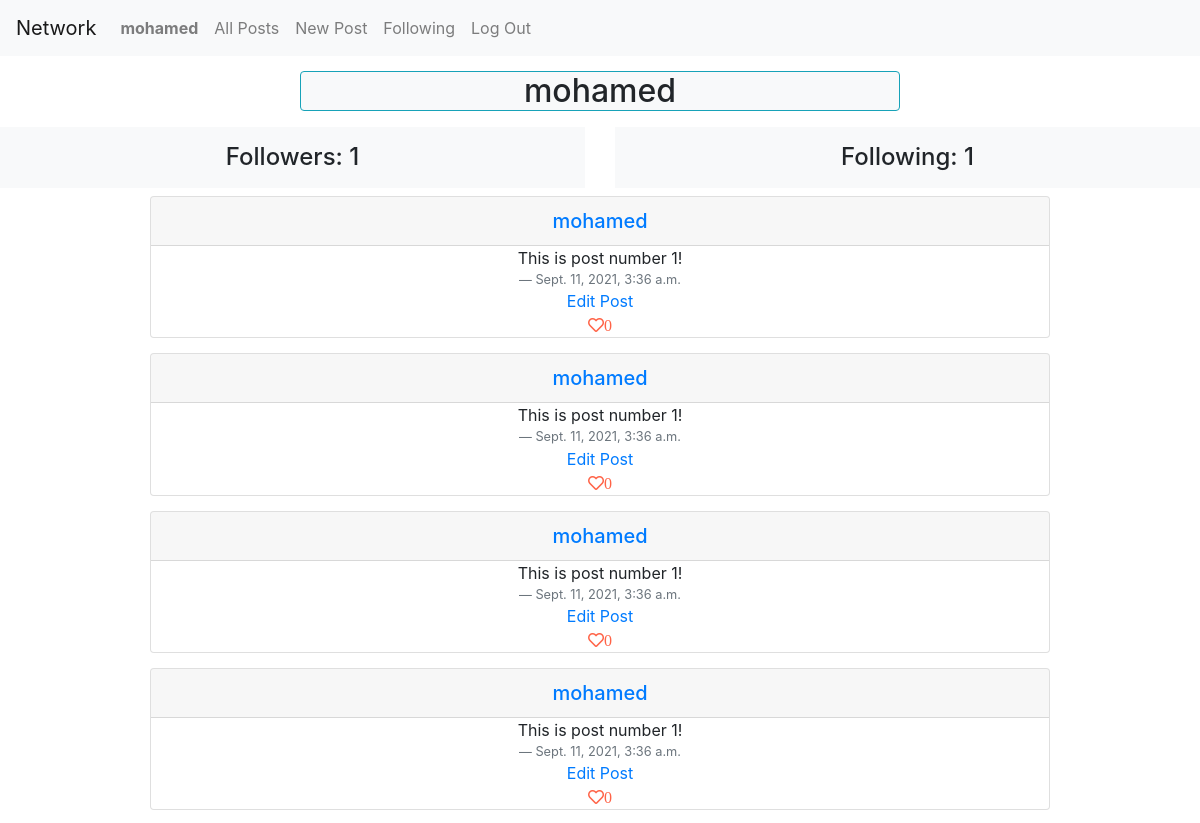
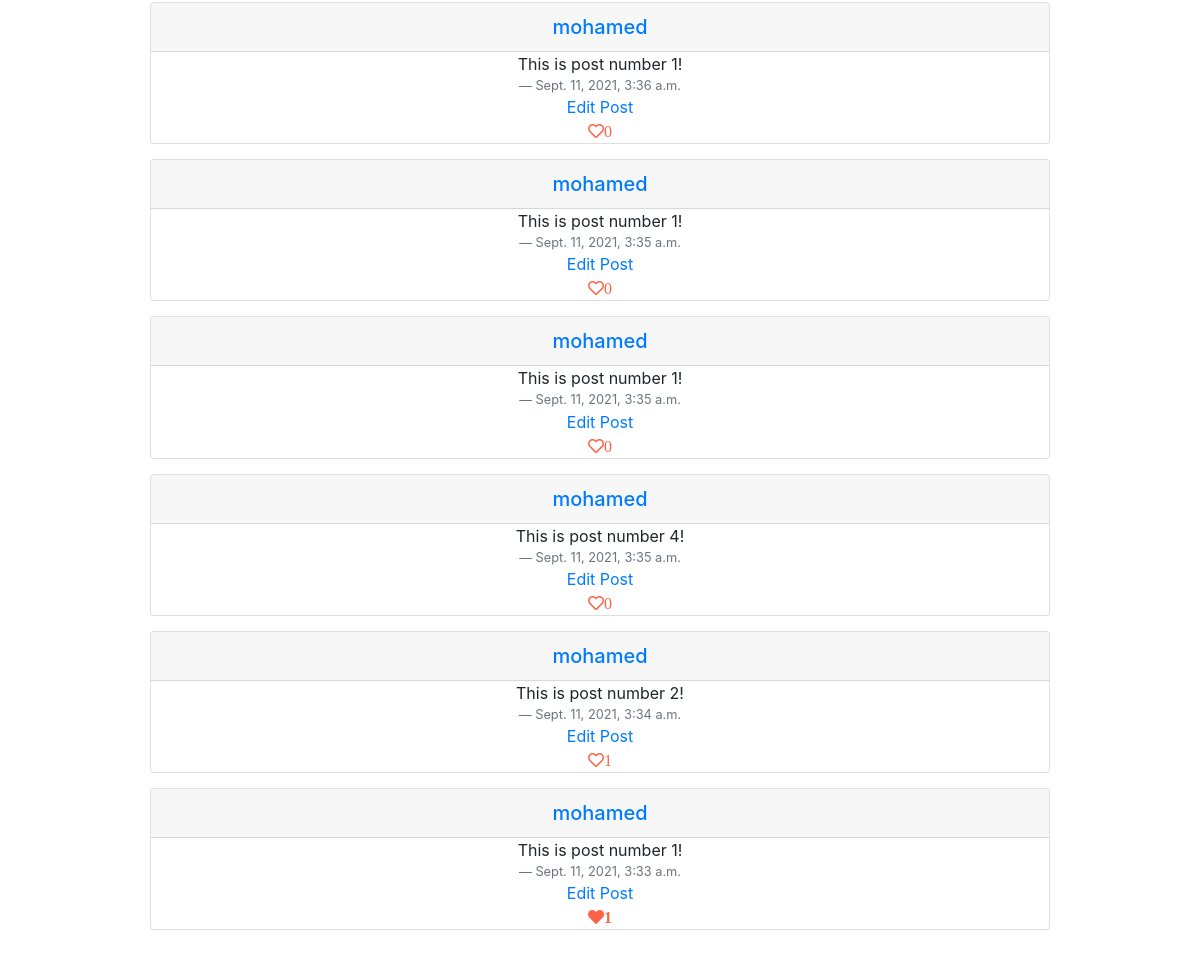
The app's page /3 (signed in) with its own data (2 pictures, top to bottom).
### network/models.py (models this page shows)
class User(AbstractUser):
    pass

class Post(models.Model):
    text = models.CharField(max_length=400)
    author = models.ForeignKey('User', on_delete=models.CASCADE, related_name='posts')
    timestamp = timestamp = models.DateTimeField(default=datetime.now)
    likes = models.ManyToManyField('User', default=None, blank=True, related_name='postLikes')
    @property
    def getLikesCount(self):
        return self.likes.count()

### network/views.py (the view)
# urls.py: path("<int:user_id>", views.viewProfile, name="viewProfile"),
def viewProfile(req, user_id):
    if not User.objects.filter(id = req.user.id).exists():
        return redirect('register')
    profile = User.objects.get(id = user_id)
    followedUser, _ = Following.objects.get_or_create(user=profile)
    followingBool = req.user in followedUser.followers.all()
    followersNum = followedUser.followers.count()
    followingNum = profile.following.count()
    post = Post.objects.filter(author=profile).order_by("-timestamp")
    paginator = Paginator(post, 10)
    pageNum = req.GET.get("page", 1)
    posts = paginator.get_page(pageNum)
    return render(req, "network/profile.html", {  # html..................
        "username": profile,
        "following": followingBool,
        "followersNum": followersNum,
        "followingNum": followingNum,
        "posts": posts,
        "numOfPages": range(posts.paginator.num_pages),
        "currentPage": pageNum
    })

### network/templates/network/profile.html (shortened to what this page needs)
{% extends "network/postsLayout.html" %}
{% block inside %}
<div style="display: grid; place-items: center; ">
        <h2 class="card bg-light border-info mb-3 w-50" style="text-align: center; margin-top: 15px;">{{ username }}</h2>
</div>
<div class="row gx-5">
    <span class="col gx-5" style="align-content: center;">
    <h4 class="p-3 border-info bg-light" style="text-align: center;">Followers: {{followersNum}}</h4>
    </span>
    <span class="col gx-5" style="align-content: center;">
    <h4 class="p-3 border-info bg-light" style="text-align: center;">Following: {{followingNum}}</h4>
    </span>
</div>
{% endblock %}

### network/templates/network/postsLayout.html (shortened to what this page needs)
{% extends "network/layout.html" %}
{% load static %}
{% block body %}
{%block inside%}
{%endblock%}
<div id="allPostsDiv">
    {% for post in posts %}
    <div style="margin-bottom: 15px; display: grid; place-items: center; ">
    <div class="card text-center w-75"  data-post_id="{{ post.id }}">
        <h5 class="card-header"><a href="{% url 'viewProfile' post.author.id %}">{{post.author.username}}</a></h5>
        <div class="card-text" id="textDiv" >{{post.text}}</div>
        <div class="blockquote-footer">{{post.timestamp}}</div>
        {% if post.author == request.user %}
        <a href="" class="editLink card-link"> Edit Post </a>
        {% endif %}
        <span>
        {% if request.user.is_authenticated %}
            {% if request.user in post.likes.all %}
                <a style="cursor: pointer; color: tomato;" class="fas fa-heart like-link">{{ post.getLikesCount }}</a>
            {% else %}
                <a style="cursor: pointer; color: tomato;" class="far fa-heart like-link">{{ post.getLikesCount }}</a>
            {% endif %}
        {% else %}
                <i style="cursor: pointer; color: tomato;" class="far fa-heart like-link">{{ post.getLikesCount }}</i>
        {% endif %}
        </span>
    </div>
</div>
    {% empty %}
        No posts here yet.
{% endfor %}
<div class="pagination justify-content-center" style="margin-top: 20px;">
</div>
</div>
{% endblock %}

### network/templates/network/layout.html (shortened to what this page needs)
{% load static %}
<!DOCTYPE html>
<html lang="en">
    <head>
        <link rel="stylesheet" href="https://stackpath.bootstrapcdn.com/bootstrap/4.4.1/css/bootstrap.min.css">
        <link rel="stylesheet" href="https://use.fontawesome.com/releases/v5.14.0/css/all.css">
        <link href="{% static 'network/styles.css' %}" rel="stylesheet">
    </head>
    <body>
        <nav class="navbar navbar-expand-lg navbar-light bg-light">
            <a class="navbar-brand" href="{% url 'index' %}">Network</a>
            <div>
              <ul class="navbar-nav mr-auto">
                {% if user.is_authenticated %}
                    <li class="nav-item">
                        <a class="nav-link" href="{% url 'viewProfile' user.id %}" id="loggedusername"><strong>{{ request.user.username }}</strong></a>
                    </li>
                {% endif %}
                <li class="nav-item">
                  <a class="nav-link" href="{% url 'index' %}">All Posts</a>
                </li>
                {% if user.is_authenticated %}
                    <li class="nav-item">
                        <a class="nav-link" href="{% url 'newPost' %}">New Post</a>
                    </li>
                    <li class="nav-item">
                        <a class="nav-link" href="{% url 'followersPosts' %}">Following</a>
                    </li>
                    <li class="nav-item">
                        <a class="nav-link" href="{% url 'logout' %}">Log Out</a>
                    </li>
                {% endif %}
              </ul>
            </div>
          </nav>
        <div class="body">
            {% block body %}
            {% endblock %}
        </div>
    </body>
</html>

### records on screen
User: user.username "mohamed", username "mohamed"
Post: author.username "mohamed", text "This is post number 1!", timestamp "Sept. 11, 2021, 3:36 a.m.", shows "Edit Post", getLikesCount "0"
Post: author.username "mohamed", text "This is post number 1!", timestamp "Sept. 11, 2021, 3:36 a.m.", shows "Edit Post", getLikesCount "0"
Post: author.username "mohamed", text "This is post number 1!", timestamp "Sept. 11, 2021, 3:36 a.m.", shows "Edit Post", getLikesCount "0"
Post: author.username "mohamed", text "This is post number 1!", timestamp "Sept. 11, 2021, 3:36 a.m.", shows "Edit Post", getLikesCount "0"
Post: author.username "mohamed", text "This is post number 1!", timestamp "Sept. 11, 2021, 3:36 a.m.", shows "Edit Post", getLikesCount "0"
Post: author.username "mohamed", text "This is post number 1!", timestamp "Sept. 11, 2021, 3:35 a.m.", shows "Edit Post", getLikesCount "0"
Post: author.username "mohamed", text "This is post number 1!", timestamp "Sept. 11, 2021, 3:35 a.m.", shows "Edit Post", getLikesCount "0"
Post: author.username "mohamed", text "This is post number 4!", timestamp "Sept. 11, 2021, 3:35 a.m.", shows "Edit Post", getLikesCount "0"
Post: author.username "mohamed", text "This is post number 2!", timestamp "Sept. 11, 2021, 3:34 a.m.", shows "Edit Post", getLikesCount "1"
Post: author.username "mohamed", text "This is post number 1!", timestamp "Sept. 11, 2021, 3:33 a.m.", shows "Edit Post", getLikesCount "1"

### other values on screen
{{ followersNum }} "1"
{{ followingNum }} "1"
